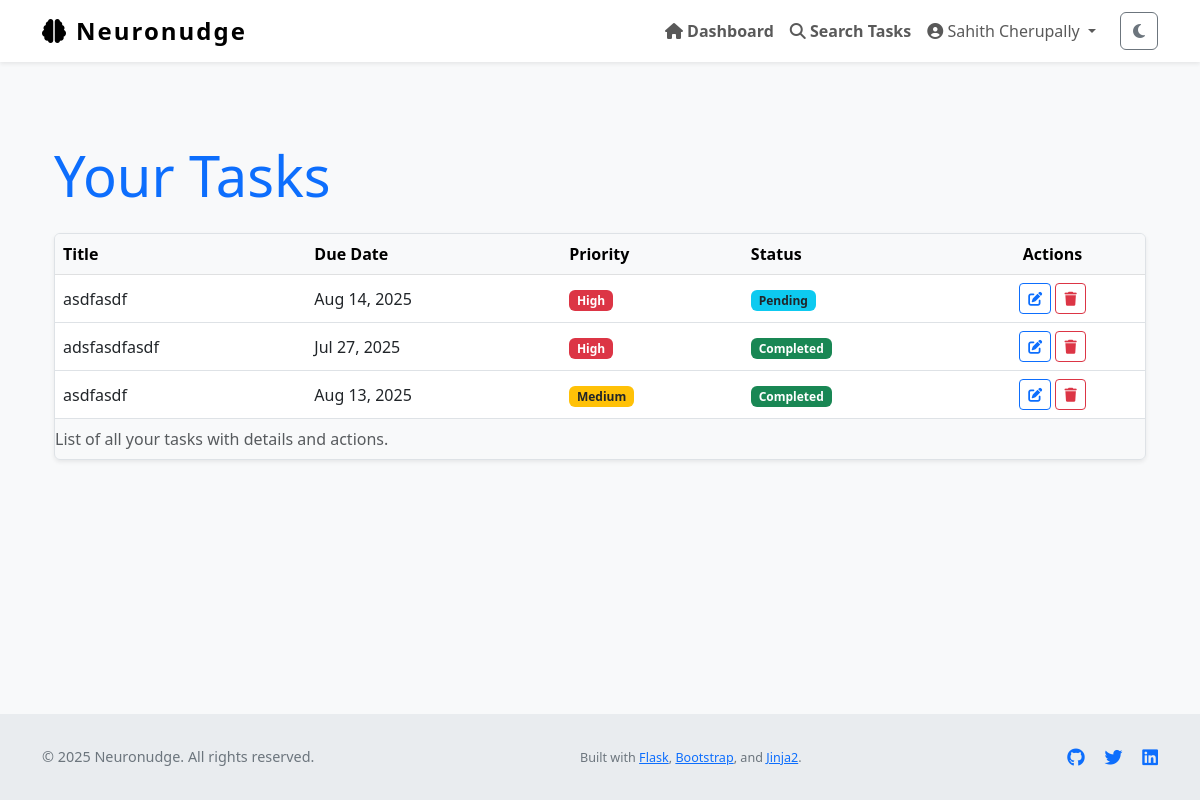
/tasks (signed in), run on an earlier commit of the app's database.
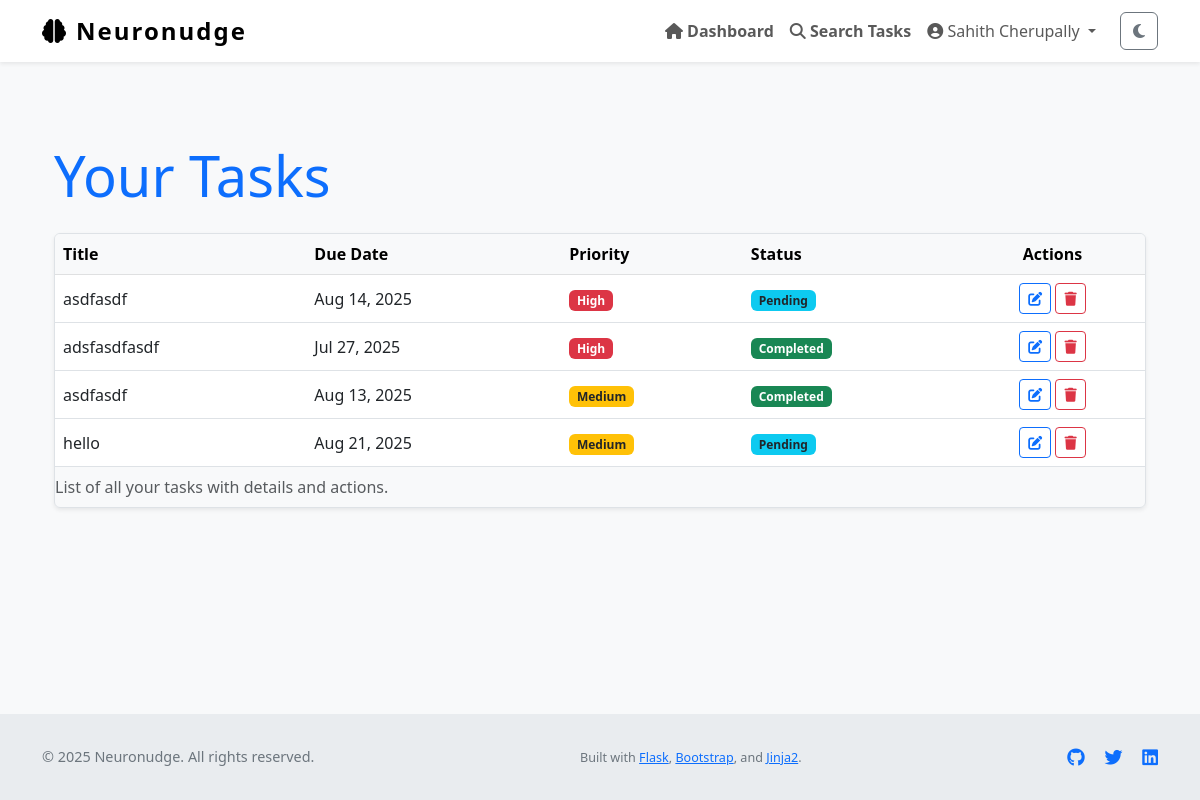
And on a later commit of the database.
### Neuronudge/models.py (models this page shows, shortened)
class Task(db.Model):
    id = db.Column(db.Integer, primary_key=True)
    title = db.Column(db.String(255), nullable=False)
    description = db.Column(db.Text)
    due_date = db.Column(db.DateTime)
    completed = db.Column(db.Boolean, default=False)
    priority = db.Column(db.Integer, default=3)         # 1 = high, 2 = med, 3 = low
    reminder_set = db.Column(db.Boolean, default=False)
    created_at = db.Column(db.DateTime, default=datetime.utcnow)
    updated_at = db.Column(db.DateTime, default=datetime.utcnow, onupdate=datetime.utcnow)
    user_id = db.Column(db.Integer, db.ForeignKey('user.id'), nullable=False)

### Neuronudge/views.py (the view)
@views.route('/tasks')
@login_required
def task_list():
    page = request.args.get('page', 1, type=int)
    tasks = Task.query.filter_by(user_id=current_user.id).paginate(page=page, per_page=10)
    return render_template('task_list.html', tasks=tasks)

### Neuronudge/__init__.py (called while the page is built)
def create_app():
    app = Flask(__name__)
    app.config['SECRET_KEY'] = os.environ.get("SECRET_KEY", "whatacoolsecretkey")
    app.config['SQLALCHEMY_DATABASE_URI'] = 'sqlite:///db.sqlite'
    app.config['SQLALCHEMY_TRACK_MODIFICATIONS'] = False
    db.init_app(app)
    migrate.init_app(app, db)
    login_manager.init_app(app)
    from . import models
    from .models import User
    login_manager.login_view = 'auth.login'
    login_manager.login_message_category = "info"
    @login_manager.user_loader
    def load_user(user_id):
        return User.query.get(int(user_id))
    from .views import views
    from .auth import auth
    app.register_blueprint(views, url_prefix='/')
    app.register_blueprint(auth, url_prefix='/auth')
    with app.app_context():
        db.create_all()
    return app

### Neuronudge/templates/task_list.html (shortened to what this page needs)
{% extends "layout.html" %}
{% block content %}
<section aria-labelledby="taskListHeading" class="my-5">
    <div class="container">
        <h1 id="taskListHeading" class="mb-4 display-4 text-primary">Your Tasks</h1>
        {% if tasks %}
        <div class="table-responsive shadow-sm rounded border">
            <table class="table table-hover align-middle mb-0" aria-describedby="taskListDesc">
                <caption id="taskListDesc">List of all your tasks with details and actions.</caption>
                <thead class="table-light">
                    <tr>
                        <th scope="col">Title</th>
                        <th scope="col">Due Date</th>
                        <th scope="col">Priority</th>
                        <th scope="col">Status</th>
                        <th scope="col" class="text-center">Actions</th>
                    </tr>
                </thead>
                <tbody>
                    {% for task in tasks %}
                    <tr>
                        <td>{{ task.title }}</td>
                        <td>{{ task.due_date.strftime('%b %d, %Y') if task.due_date else 'No due date' }}</td>
                        <td>
                            {% set ps = (task.priority ~ '')|lower %}
                            {% if ps in ['1', 'high'] %}
                                <span class="badge bg-danger">High</span>
                            {% elif ps in ['2', 'medium'] %}
                                <span class="badge bg-warning text-dark">Medium</span>
                            {% elif ps in ['3', 'low'] %}
                                <span class="badge bg-secondary">Low</span>
                            {% else %}
                                <span class="badge bg-secondary">Low</span>
                            {% endif %}
                        </td>
                        <td>
                            {% if task.completed %}
                                <span class="badge bg-success">Completed</span>
                            {% else %}
                                <span class="badge bg-info text-dark">Pending</span>
                            {% endif %}
                        </td>
                        <td class="text-center">
                            <a href="{{ url_for('views.edit_task', id=task.id) }}" class="btn btn-sm btn-outline-primary" aria-label="Edit task {{ task.title }}">
                                <i class="fa-solid fa-pen-to-square"></i>
                            </a>
                            <button type="button" class="btn btn-sm btn-outline-danger btn-delete-task" data-task-id="{{ task.id }}" aria-label="Delete task {{ task.title }}">
                                <i class="fa-solid fa-trash"></i>
                            </button>
                        </td>
                    </tr>
                    {% endfor %}
                </tbody>
            </table>
        </div>
        {% else %}
        <p class="text-muted text-center fs-5">You have no tasks yet. <a href="{{ url_for('views.create_task') }}">Create your first task now.</a></p>
        {% endif %}
    </div>
</section>
{% endblock %}

What changed in the data, as far as the page shows it:
added Task: title "hello", due_date "Aug 21, 2025", shows "Medium", completed "Pending"
